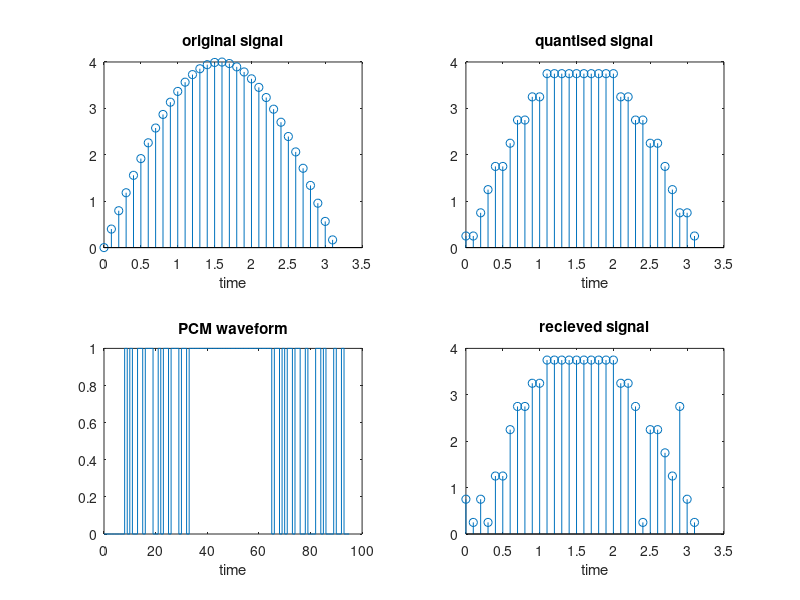

Recreate this plot in MATLAB.
clc;clear all;close all;
P=5;
t=[0:0.1:1*pi];
sig=4*sin(t);

Vh=max(sig);
Vl=min(sig);
N=3;M=2^N;
S=(Vh-Vl)/M;
stepsize=S;
partition=[Vl+S:S:Vh-S];
codebook=[Vl+S/2:S:Vh-S/2];
[index,quantized_sig,distor]=quantiz(sig,partition,codebook);

codedsig=de2bi(index,'left-msb');
codedsig=codedsig';
txbits=codedsig(:);
errvec=randsrc(length(txbits),1,[0 1;(1-P/100) P/100]);

rxbits=rem(txbits+errvec,2);
rxbits=reshape(rxbits,N,length(sig));
rxbits=rxbits';
index1=bi2de(rxbits,'left-msb');
reconstructedsig=codebook(index1+1);

figure,
subplot(2,2,1);
stem(t,sig);
xlabel('time')
title('original signal')

subplot(2,2,2);
stem(t,quantized_sig);
xlabel('time')
title('quantised signal');
tt=[0:N*length(t)-1];

subplot(2,2,3);
stairs(tt,txbits);
xlabel('time')
title('PCM waveform');;

subplot(2,2,4);
stem(t,reconstructedsig);
xlabel('time')
title('recieved signal');
